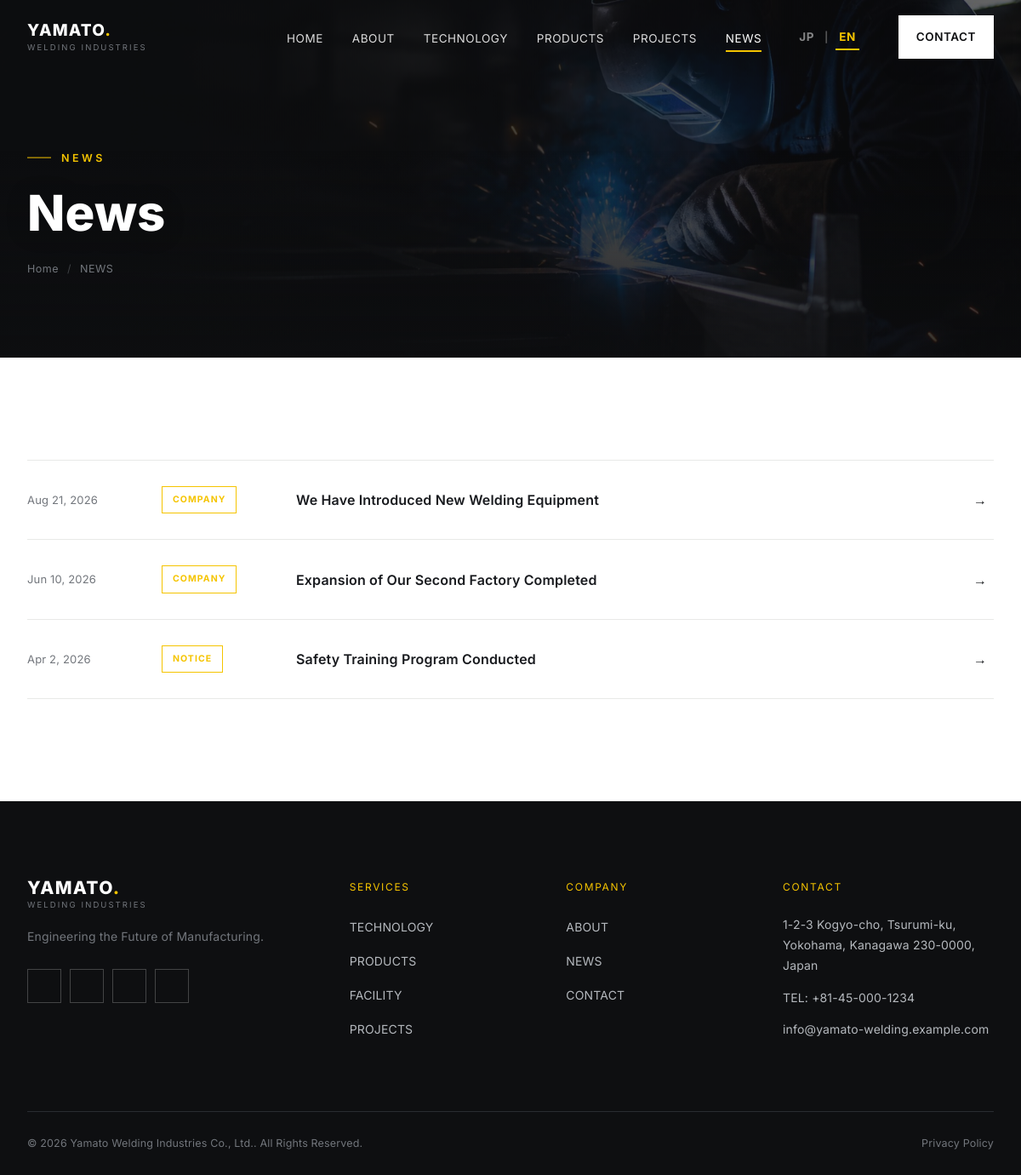
Page /news.php?lang=en on the committed database.
### tables this page shows
CREATE TABLE news (
    id INT AUTO_INCREMENT PRIMARY KEY,
    category_ja VARCHAR(100),
    category_en VARCHAR(100),
    title_ja VARCHAR(255) NOT NULL,
    title_en VARCHAR(255) NOT NULL,
    content_ja TEXT,
    content_en TEXT,
    image VARCHAR(255),
    slug VARCHAR(255) UNIQUE,
    publish_date DATE,
    status TINYINT(1) DEFAULT 1,
    created_at TIMESTAMP DEFAULT CURRENT_TIMESTAMP
);

### includes/language.php (called while the page is built, shortened)
<?php
$CURRENT_LANG = $_SESSION['site_lang'];
$LANG = require __DIR__ . '/lang/' . $CURRENT_LANG . '.php';
function t(string $key): string
{
    global $LANG;
    return $LANG[$key] ?? $key;
}
function tf(array $row, string $field): string
{
    global $CURRENT_LANG;
    $primary   = $row[$field . '_' . $CURRENT_LANG] ?? '';
    $fallback  = $CURRENT_LANG === 'ja'
        ? ($row[$field . '_en'] ?? '')
        : ($row[$field . '_ja'] ?? '');
    $value = trim((string) $primary) !== '' ? $primary : $fallback;
    return (string) $value;
}

### news.php (the view, shortened to what this page needs)
<?php
require_once __DIR__ . '/includes/functions.php';
require_once __DIR__ . '/includes/language.php';
$pdo = getPDO();
$newsItems = $pdo->query("SELECT * FROM news WHERE status = 1 ORDER BY publish_date DESC")->fetchAll();
$pageHeaderImage = page_header_image_url($newsItems[0]['image'] ?? null, 'news', 0);
include __DIR__ . '/includes/header.php';
?>
<section class="page-header" style="--page-header-bg:url('<?= e($pageHeaderImage) ?>');">
    <div class="container">
        <div class="eyebrow"><?= e(t('news_eyebrow')) ?></div>
        <h1 class="page-title"><?= e(t('news_title')) ?></h1>
        <div class="breadcrumb">
            <a href="<?= e(base_url('index.php')) ?>"><?= e(t('breadcrumb_home')) ?></a>
            <span class="sep">/</span>
            <span><?= e(t('nav_news')) ?></span>
        </div>
    </div>
</section>
<section class="section section--white">
    <div class="container">
        <?php if (empty($newsItems)): ?>
            <p style="color:var(--c-gray);"><?= e(t('news_no_news')) ?></p>
        <?php else: ?>
        <div class="reveal">
            <?php foreach ($newsItems as $n): ?>
            <a href="<?= e(base_url('news-detail.php?slug=' . urlencode($n['slug']))) ?>" class="news-row">
                <div class="news-date"><?= e(format_date($n['publish_date'], $CURRENT_LANG)) ?></div>
                <div class="news-cat"><?= e(tf($n, 'category')) ?></div>
                <div class="news-title"><?= e(tf($n, 'title')) ?></div>
                <div class="news-arrow">&#8594;</div>
            </a>
            <?php endforeach; ?>
        </div>
        <?php endif; ?>
    </div>
</section>
<?php include __DIR__ . '/includes/footer.php'; ?>

### assets/css/style.css (style rules this page uses)
:root { --c-black: #0E0F11; --c-graphite: #191B1F; --c-dark-gray: #292C31; --c-gray: #72767C; --c-light-gray: #E8E9E7; --c-white: #FFFFFF; --c-off-white: #F5F5F2; --c-yellow: #F5C400; --font-jp: 'Noto Sans JP', 'Inter', sans-serif; --font-en: 'Inter', 'Noto Sans JP', sans-serif; --container: 1240px; --gutter: 32px; --header-h: 88px; --ease: cubic-bezier(.22, .61, .36, 1); --transition: 0.5s var(--ease); }
html[lang="en"] { --font-body: var(--font-en); }
*, *::before, *::after { box-sizing: border-box; }
html { scroll-behavior: smooth; }
body { margin: 0; font-family: var(--font-body, var(--font-jp)); color: var(--c-graphite); background: var(--c-white); -webkit-font-smoothing: antialiased; line-height: 1.75; font-size: 16px; letter-spacing: 0.01em; overflow-x: hidden; }
a { color: inherit; text-decoration: none; }
h1, h2, h3, h4, p { margin: 0; }
.container { max-width: var(--container); margin: 0 auto; padding: 0 var(--gutter); }
.section { padding: 120px 0; position: relative; }
.section--white { background: var(--c-white); color: var(--c-graphite); }
.eyebrow { display: inline-flex; align-items: center; gap: 12px; font-family: var(--font-en); font-size: 12.5px; font-weight: 600; letter-spacing: 0.28em; text-transform: uppercase; color: var(--c-yellow); margin-bottom: 20px; }
.eyebrow::before { content: ""; width: 28px; height: 1px; background: var(--c-yellow); }
.page-header { position: relative; isolation: isolate; min-height: 420px; display: flex; align-items: center; padding: calc(var(--header-h) + 58px) 0 64px; background-color: var(--c-black); color: var(--c-white); overflow: hidden; }
.page-header::before { content: ""; position: absolute; inset: -70px -24px; z-index: -2; background-image: linear-gradient(90deg, rgba(14,15,17,0.91) 0%, rgba(14,15,17,0.78) 50%, rgba(14,15,17,0.62) 100%), var(--page-header-bg, url('../images/hero-machining-v2.jpg')); background-size: cover; background-position: center; transform: translate3d(0, var(--parallax-y, 0px), 0); will-change: transform; }
.page-header::after { content: ""; position: absolute; inset: 0; z-index: -1; background: linear-gradient(0deg, rgba(14,15,17,0.52), transparent 58%); pointer-events: none; }
.page-header > .container { position: relative; z-index: 1; width: 100%; transform: translate3d(0, var(--parallax-content-y, 0px), 0); will-change: transform; }
.page-header .eyebrow { color: var(--c-yellow); }
.page-title { max-width: 920px; font-size: clamp(36px, 5vw, 58px); font-weight: 800; line-height: 1.18; text-shadow: 0 2px 28px rgba(0,0,0,0.22); }
.breadcrumb { margin-top: 20px; display: flex; gap: 10px; align-items: center; font-family: var(--font-en); font-size: 12.5px; color: var(--c-gray); letter-spacing: 0.04em; }
.breadcrumb .sep { opacity: 0.5; }
.news-row { display: grid; grid-template-columns: 130px 130px 1fr 24px; gap: 28px; align-items: center; padding: 30px 0; border-bottom: 1px solid var(--c-light-gray); transition: var(--transition); }
.news-row:first-child { border-top: 1px solid var(--c-light-gray); }
.news-date { font-family: var(--font-en); font-size: 13px; color: var(--c-gray); }
.news-cat { font-family: var(--font-en); font-size: 10.5px; font-weight: 700; letter-spacing: 0.1em; text-transform: uppercase; color: var(--c-yellow); border: 1px solid var(--c-yellow); padding: 6px 12px; display: inline-block; width: fit-content; }
.news-title { font-size: 16px; font-weight: 600; }
.news-arrow { transition: transform 0.3s var(--ease); }
.reveal { opacity: 0; transform: translateY(28px); transition: opacity 0.8s var(--ease), transform 0.8s var(--ease); }
.reveal.is-visible { opacity: 1; transform: translateY(0); }

### rows in the picture
news: publish_date "Aug 21, 2026", category_en "COMPANY", title_en "We Have Introduced New Welding Equipment"
news: publish_date "Jun 10, 2026", category_en "COMPANY", title_en "Expansion of Our Second Factory Completed"
news: publish_date "Apr 2, 2026", category_en "NOTICE", title_en "Safety Training Program Conducted"

### other values in the picture
t('nav_home') "HOME"
t('nav_about') "ABOUT"
t('nav_technology') "TECHNOLOGY"
t('nav_products') "PRODUCTS"
t('nav_projects') "PROJECTS"
t('nav_news') "NEWS"
t('lang_jp') "JP"
t('lang_en') "EN"
t('nav_contact') "CONTACT"
t('news_eyebrow') "NEWS"
t('news_title') "News"
t('breadcrumb_home') "Home"
$footTagline "Engineering the Future of Manufacturing."
t('footer_services') "SERVICES"
t('nav_facility') "FACILITY"
